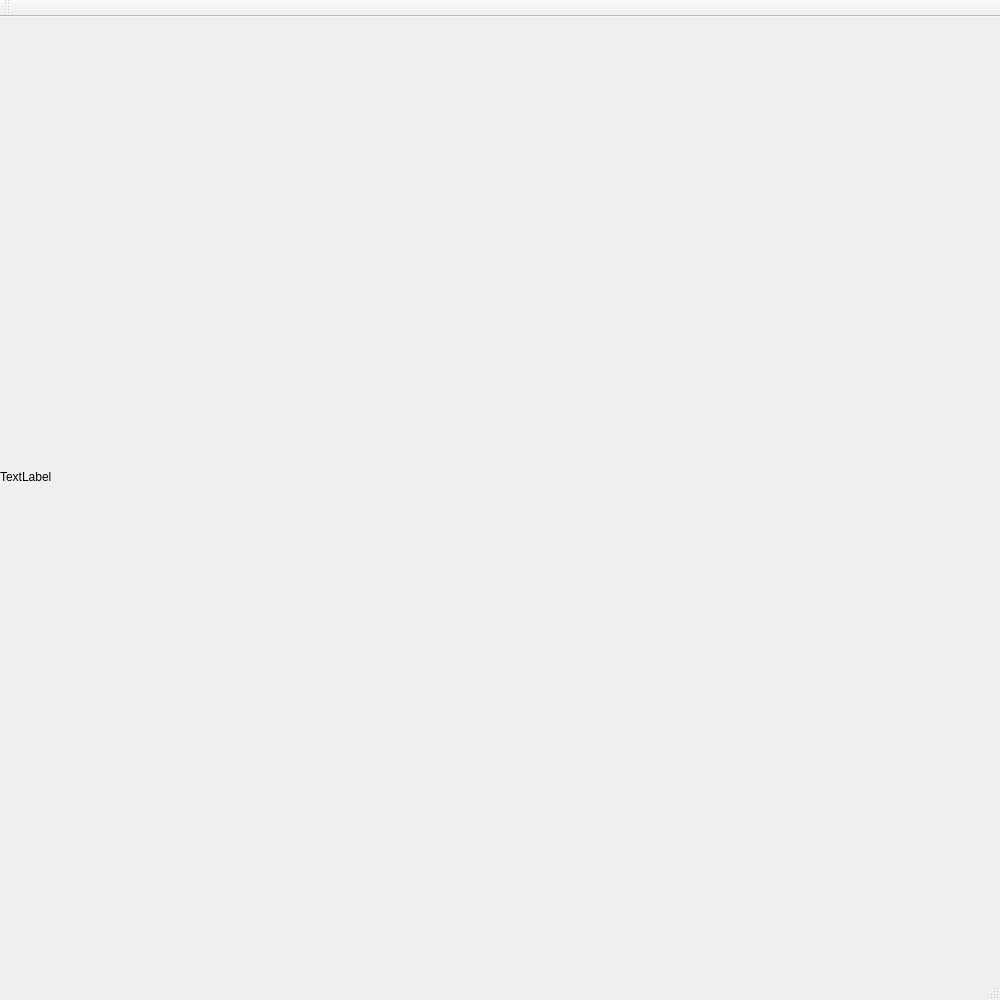
<?xml version="1.0" encoding="UTF-8"?>
<ui version="4.0">
 <class>MainWindow</class>
 <widget class="QMainWindow" name="MainWindow">
  <property name="geometry">
   <rect>
    <x>0</x>
    <y>0</y>
    <width>1000</width>
    <height>1000</height>
   </rect>
  </property>
  <property name="windowTitle">
   <string>MainWindow</string>
  </property>
  <widget class="QWidget" name="centralWidget">
   <widget class="QLabel" name="label">
    <property name="geometry">
     <rect>
      <x>0</x>
      <y>-40</y>
      <width>1000</width>
      <height>1000</height>
     </rect>
    </property>
    <property name="text">
     <string>TextLabel</string>
    </property>
   </widget>
  </widget>
  <widget class="QMenuBar" name="menuBar">
   <property name="geometry">
    <rect>
     <x>0</x>
     <y>0</y>
     <width>1000</width>
     <height>27</height>
    </rect>
   </property>
  </widget>
  <widget class="QToolBar" name="mainToolBar">
   <attribute name="toolBarArea">
    <enum>TopToolBarArea</enum>
   </attribute>
   <attribute name="toolBarBreak">
    <bool>false</bool>
   </attribute>
  </widget>
  <widget class="QStatusBar" name="statusBar"/>
 </widget>
 <layoutdefault spacing="6" margin="11"/>
 <resources/>
 <connections/>
</ui>
